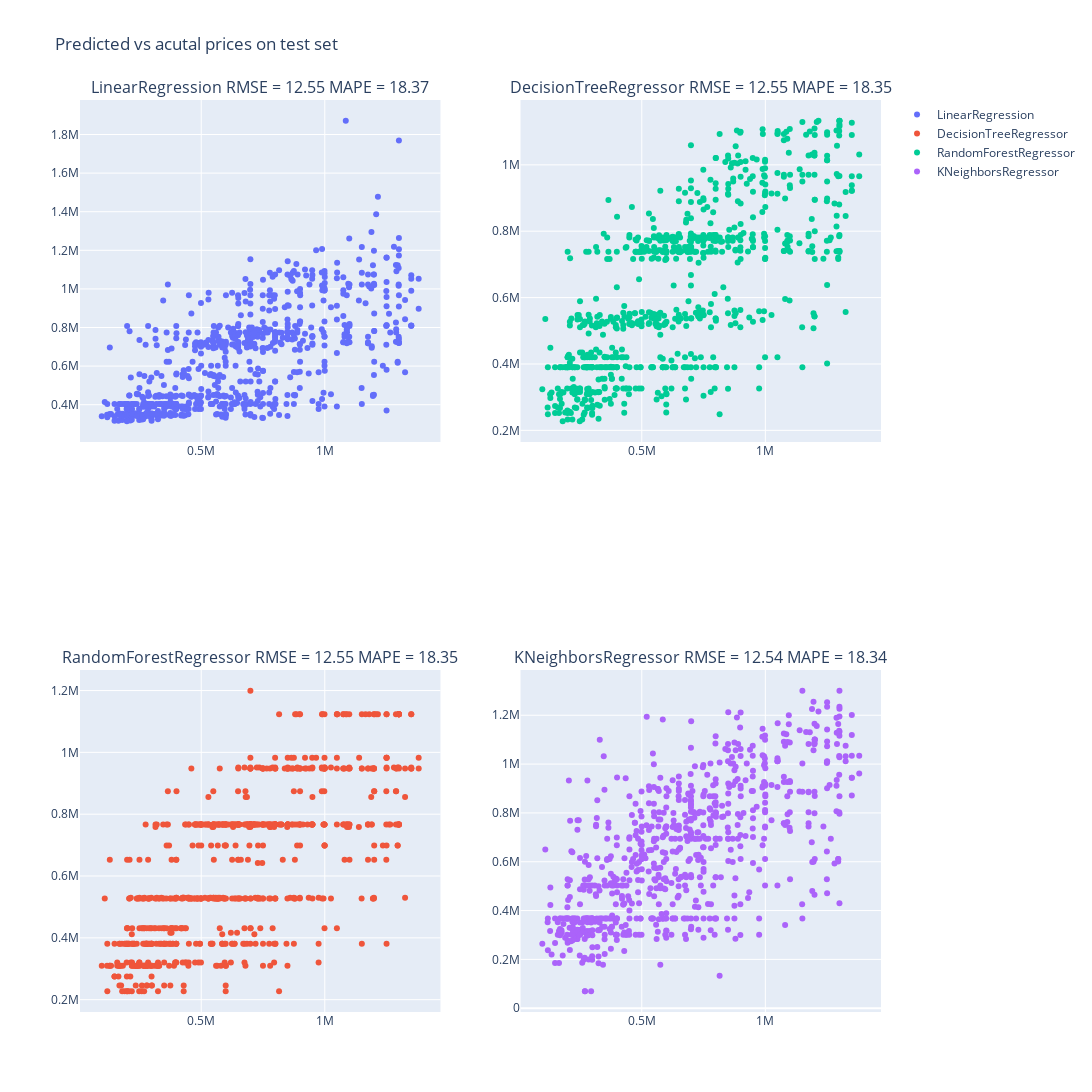

Notebook code for this chart:
### Code cell
models = [
         LinearRegression(),
         DecisionTreeRegressor(criterion= 'squared_error' , max_depth = 5),
         RandomForestRegressor(criterion= 'squared_error' , max_depth = 5),
         KNeighborsRegressor(n_neighbors=5 , weights='distance' , algorithm='auto')
         ]



results = [train_and_evaluate_model(model, y_scaler, X_train, y_train, X_test, y_test) for model in models]


y_test = y_scaler.inverse_transform(y_test.reshape(-1, 1))

fig = make_subplots(rows=2, cols=2  , subplot_titles=[f"{result['model_name']} RMSE = {result['rmse']:.2f} MAPE = {result['mape']:.2f}" for result in results])

row_idx = 1
col_idx = 1

for _ , result in enumerate(results):
    
    if row_idx > 2:
        row_idx = 1
        col_idx += 1
    
    y_pred = result['y_pred']

    fig.add_trace(go.Scatter(x=np.exp(y_test.ravel()), y=np.exp(y_pred.ravel()), mode='markers' , name = result['model_name']),
              row=row_idx, col=col_idx)
    
    row_idx += 1


fig.update_layout(
    height=1200,  
    width=1300,  
    title_text="Predicted vs acutal prices on test set"
)


fig.show()

### Figure 1 — Plotly figure (JSON) as saved in the notebook; plotly's stock layout.template omitted (floating-point values rounded to 4 significant figures; data arrays with more than 128 entries replaced by an {"elided": "..."} marker saying what was removed)
{"data": [{"mode": "markers", "name": "LinearRegression", "type": "scatter", "x": {"elided": "767 float values"}, "xaxis": "x", "y": {"elided": "767 float values"}, "yaxis": "y"}, {"mode": "markers", "name": "DecisionTreeRegressor", "type": "scatter", "x": {"elided": "767 float values"}, "xaxis": "x3", "y": {"elided": "767 float values"}, "yaxis": "y3"}, {"mode": "markers", "name": "RandomForestRegressor", "type": "scatter", "x": {"elided": "767 float values"}, "xaxis": "x2", "y": {"elided": "767 float values"}, "yaxis": "y2"}, {"mode": "markers", "name": "KNeighborsRegressor", "type": "scatter", "x": {"elided": "767 float values"}, "xaxis": "x4", "y": {"elided": "767 float values"}, "yaxis": "y4"}], "layout": {"annotations": [{"font": {"size": 16}, "showarrow": false, "text": "LinearRegression RMSE = 12.55 MAPE = 18.37", "x": 0.225, "xanchor": "center", "xref": "paper", "y": 1, "yanchor": "bottom", "yref": "paper"}, {"font": {"size": 16}, "showarrow": false, "text": "DecisionTreeRegressor RMSE = 12.55 MAPE = 18.35", "x": 0.775, "xanchor": "center", "xref": "paper", "y": 1, "yanchor": "bottom", "yref": "paper"}, {"font": {"size": 16}, "showarrow": false, "text": "RandomForestRegressor RMSE = 12.55 MAPE = 18.35", "x": 0.225, "xanchor": "center", "xref": "paper", "y": 0.375, "yanchor": "bottom", "yref": "paper"}, {"font": {"size": 16}, "showarrow": false, "text": "KNeighborsRegressor RMSE = 12.54 MAPE = 18.34", "x": 0.775, "xanchor": "center", "xref": "paper", "y": 0.375, "yanchor": "bottom", "yref": "paper"}], "height": 1200, "title": {"text": "Predicted vs acutal prices on test set"}, "width": 1300, "xaxis": {"anchor": "y", "domain": [0, 0.45]}, "xaxis2": {"anchor": "y2", "domain": [0.55, 1]}, "xaxis3": {"anchor": "y3", "domain": [0, 0.45]}, "xaxis4": {"anchor": "y4", "domain": [0.55, 1]}, "yaxis": {"anchor": "x", "domain": [0.625, 1]}, "yaxis2": {"anchor": "x2", "domain": [0.625, 1]}, "yaxis3": {"anchor": "x3", "domain": [0, 0.375]}, "yaxis4": {"anchor": "x4", "domain": [0, 0.375]}}}
